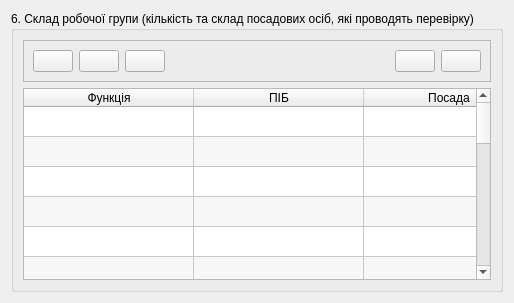
       <widget class="QWidget" name="tabGroup">
        <attribute name="title">
         <string>Робоча група</string>
        </attribute>
        <layout class="QGridLayout" name="gridLayout">
         <item row="0" column="0">
          <widget class="QGroupBox" name="grpGroup">
           <property name="title">
            <string>6. Склад робочої групи (кількість та склад посадових осіб, які проводять перевірку)</string>
           </property>
           <layout class="QGridLayout" name="gridLayout_13">
            <item row="1" column="0">
             <widget class="QTableWidget" name="tblGroup">
              <property name="horizontalScrollBarPolicy">
               <enum>Qt::ScrollBarAlwaysOff</enum>
              </property>
              <property name="alternatingRowColors">
               <bool>true</bool>
              </property>
              <property name="selectionBehavior">
               <enum>QAbstractItemView::SelectRows</enum>
              </property>
              <property name="sortingEnabled">
               <bool>true</bool>
              </property>
              <property name="cornerButtonEnabled">
               <bool>false</bool>
              </property>
              <property name="rowCount">
               <number>20</number>
              </property>
              <attribute name="horizontalHeaderCascadingSectionResizes">
               <bool>true</bool>
              </attribute>
              <attribute name="horizontalHeaderDefaultSectionSize">
               <number>170</number>
              </attribute>
              <attribute name="horizontalHeaderStretchLastSection">
               <bool>true</bool>
              </attribute>
              <attribute name="verticalHeaderVisible">
               <bool>false</bool>
              </attribute>
              <row/>
              <row/>
              <row/>
              <row/>
              <row/>
              <row/>
              <row/>
              <row/>
              <row/>
              <row/>
              <row/>
              <row/>
              <row/>
              <row/>
              <row/>
              <row/>
              <row/>
              <row/>
              <row/>
              <row/>
              <column>
               <property name="text">
                <string>Функція</string>
               </property>
               <property name="background">
                <color>
                 <red>85</red>
                 <green>170</green>
                 <blue>255</blue>
                </color>
               </property>
              </column>
              <column>
               <property name="text">
                <string>ПІБ</string>
               </property>
               <property name="background">
                <color>
                 <red>85</red>
                 <green>170</green>
                 <blue>255</blue>
                </color>
               </property>
              </column>
              <column>
               <property name="text">
                <string>Посада</string>
               </property>
               <property name="background">
                <color>
                 <red>85</red>
                 <green>170</green>
                 <blue>255</blue>
                </color>
               </property>
              </column>
              <column>
               <property name="text">
                <string>Установа</string>
               </property>
               <property name="background">
                <color>
                 <red>85</red>
                 <green>170</green>
                 <blue>255</blue>
                </color>
               </property>
              </column>
             </widget>
            </item>
            <item row="0" column="0">
             <widget class="QFrame" name="frameGroupControl">
              <property name="frameShape">
               <enum>QFrame::StyledPanel</enum>
              </property>
              <property name="frameShadow">
               <enum>QFrame::Raised</enum>
              </property>
              <layout class="QGridLayout" name="gridLayout_10">
               <item row="0" column="6">
                <widget class="QPushButton" name="btnGroupDeleteAll">
                 <property name="text">
                  <string/>
                 </property>
                 <property name="icon">
                  <iconset resource="icons.qrc">
                   <normaloff>:/ico/Icons/basic/060.png</normaloff>:/ico/Icons/basic/060.png</iconset>
                 </property>
                </widget>
               </item>
               <item row="0" column="5">
                <widget class="QPushButton" name="btnGroupDelete">
                 <property name="text">
                  <string/>
                 </property>
                 <property name="icon">
                  <iconset resource="icons.qrc">
                   <normaloff>:/ico/Icons/basic/059.png</normaloff>:/ico/Icons/basic/059.png</iconset>
                 </property>
                </widget>
               </item>
               <item row="0" column="3">
                <widget class="QPushButton" name="btnGroupEdit">
                 <property name="text">
                  <string/>
                 </property>
                 <property name="icon">
                  <iconset resource="icons.qrc">
                   <normaloff>:/ico/Icons/education/027.png</normaloff>:/ico/Icons/education/027.png</iconset>
                 </property>
                </widget>
               </item>
               <item row="0" column="2">
                <widget class="QPushButton" name="btnGroupView">
                 <property name="text">
                  <string/>
                 </property>
                 <property name="icon">
                  <iconset resource="icons.qrc">
                   <normaloff>:/ico/Icons/basic/064.png</normaloff>:/ico/Icons/basic/064.png</iconset>
                 </property>
                </widget>
               </item>
               <item row="0" column="0">
                <widget class="QPushButton" name="btnGroupAdd">
                 <property name="text">
                  <string/>
                 </property>
                 <property name="icon">
                  <iconset resource="icons.qrc">
                   <normaloff>:/ico/Icons/basic/058.png</normaloff>:/ico/Icons/basic/058.png</iconset>
                 </property>
                </widget>
               </item>
               <item row="0" column="4">
                <spacer name="horizontalSpacer_5">
                 <property name="orientation">
                  <enum>Qt::Horizontal</enum>
                 </property>
                 <property name="sizeHint" stdset="0">
                  <size>
                   <width>40</width>
                   <height>20</height>
                  </size>
                 </property>
                </spacer>
               </item>
              </layout>
             </widget>
            </item>
           </layout>
          </widget>
         </item>
        </layout>
       </widget>
